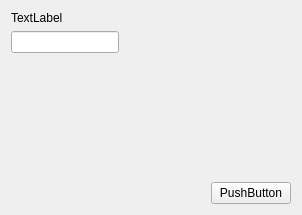
<?xml version="1.0" encoding="UTF-8"?>
<ui version="4.0">
 <class>MyForm</class>
 <widget class="QWidget" name="MyForm">
  <property name="geometry">
   <rect>
    <x>0</x>
    <y>0</y>
    <width>302</width>
    <height>215</height>
   </rect>
  </property>
  <property name="windowTitle">
   <string>Form</string>
  </property>
  <layout class="QHBoxLayout" name="horizontalLayout_3">
   <item>
    <layout class="QHBoxLayout" name="horizontalLayout_2">
     <item>
      <layout class="QHBoxLayout" name="horizontalLayout_4">
       <item>
        <layout class="QVBoxLayout" name="verticalLayout">
         <item>
          <widget class="QLabel" name="label">
           <property name="text">
            <string>TextLabel</string>
           </property>
          </widget>
         </item>
         <item>
          <widget class="MyQLineEdit" name="lineEdit">
           <property name="minimumSize">
            <size>
             <width>20</width>
             <height>20</height>
            </size>
           </property>
          </widget>
         </item>
         <item>
          <spacer name="verticalSpacer_2">
           <property name="orientation">
            <enum>Qt::Vertical</enum>
           </property>
           <property name="sizeHint" stdset="0">
            <size>
             <width>20</width>
             <height>40</height>
            </size>
           </property>
          </spacer>
         </item>
        </layout>
       </item>
      </layout>
     </item>
     <item>
      <spacer name="horizontalSpacer">
       <property name="orientation">
        <enum>Qt::Horizontal</enum>
       </property>
       <property name="sizeHint" stdset="0">
        <size>
         <width>40</width>
         <height>20</height>
        </size>
       </property>
      </spacer>
     </item>
     <item>
      <layout class="QVBoxLayout" name="verticalLayout_2">
       <item>
        <spacer name="verticalSpacer">
         <property name="orientation">
          <enum>Qt::Vertical</enum>
         </property>
         <property name="sizeHint" stdset="0">
          <size>
           <width>17</width>
           <height>40</height>
          </size>
         </property>
        </spacer>
       </item>
       <item>
        <widget class="QPushButton" name="pushButton">
         <property name="text">
          <string>PushButton</string>
         </property>
        </widget>
       </item>
      </layout>
     </item>
    </layout>
   </item>
  </layout>
  <zorder>label</zorder>
  <zorder>textEdit</zorder>
  <zorder>pushButton_2</zorder>
  <zorder>verticalSpacer</zorder>
  <zorder>verticalSpacer_2</zorder>
  <zorder>lineEdit</zorder>
  <zorder>label</zorder>
  <zorder>label</zorder>
  <zorder>verticalSpacer</zorder>
  <zorder>verticalSpacer_2</zorder>
  <zorder>horizontalSpacer</zorder>
  <zorder>horizontalSpacer_2</zorder>
  <zorder>verticalSpacer</zorder>
 </widget>
 <customwidgets>
  <customwidget>
   <class>MyQLineEdit</class>
   <extends>QLineEdit</extends>
   <header>MyQLineEdit.h</header>
   <slots>
    <signal>setreturn(QString)</signal>
    <slot>recibereturn()</slot>
   </slots>
  </customwidget>
 </customwidgets>
 <resources/>
 <connections>
  <connection>
   <sender>lineEdit</sender>
   <signal>returnPressed()</signal>
   <receiver>lineEdit</receiver>
   <slot>recibereturn()</slot>
   <hints>
    <hint type="sourcelabel">
     <x>68</x>
     <y>50</y>
    </hint>
    <hint type="destinationlabel">
     <x>96</x>
     <y>49</y>
    </hint>
   </hints>
  </connection>
  <connection>
   <sender>lineEdit</sender>
   <signal>setreturn(QString)</signal>
   <receiver>label</receiver>
   <slot>setText(QString)</slot>
   <hints>
    <hint type="sourcelabel">
     <x>39</x>
     <y>53</y>
    </hint>
    <hint type="destinationlabel">
     <x>39</x>
     <y>16</y>
    </hint>
   </hints>
  </connection>
 </connections>
</ui>
